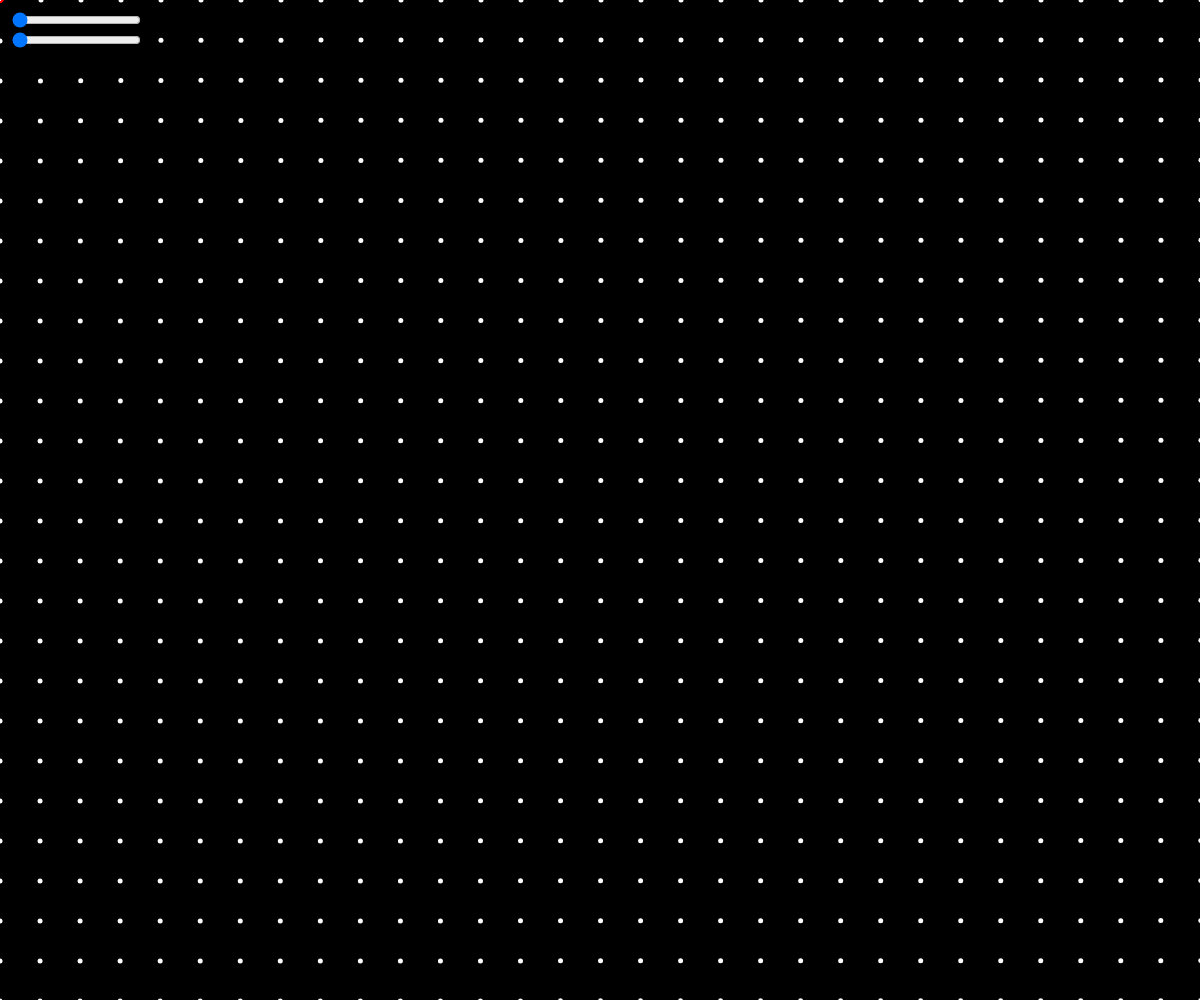
Frame 1 (no input)
Frame 60 (no input): identical to frame 1, image omitted
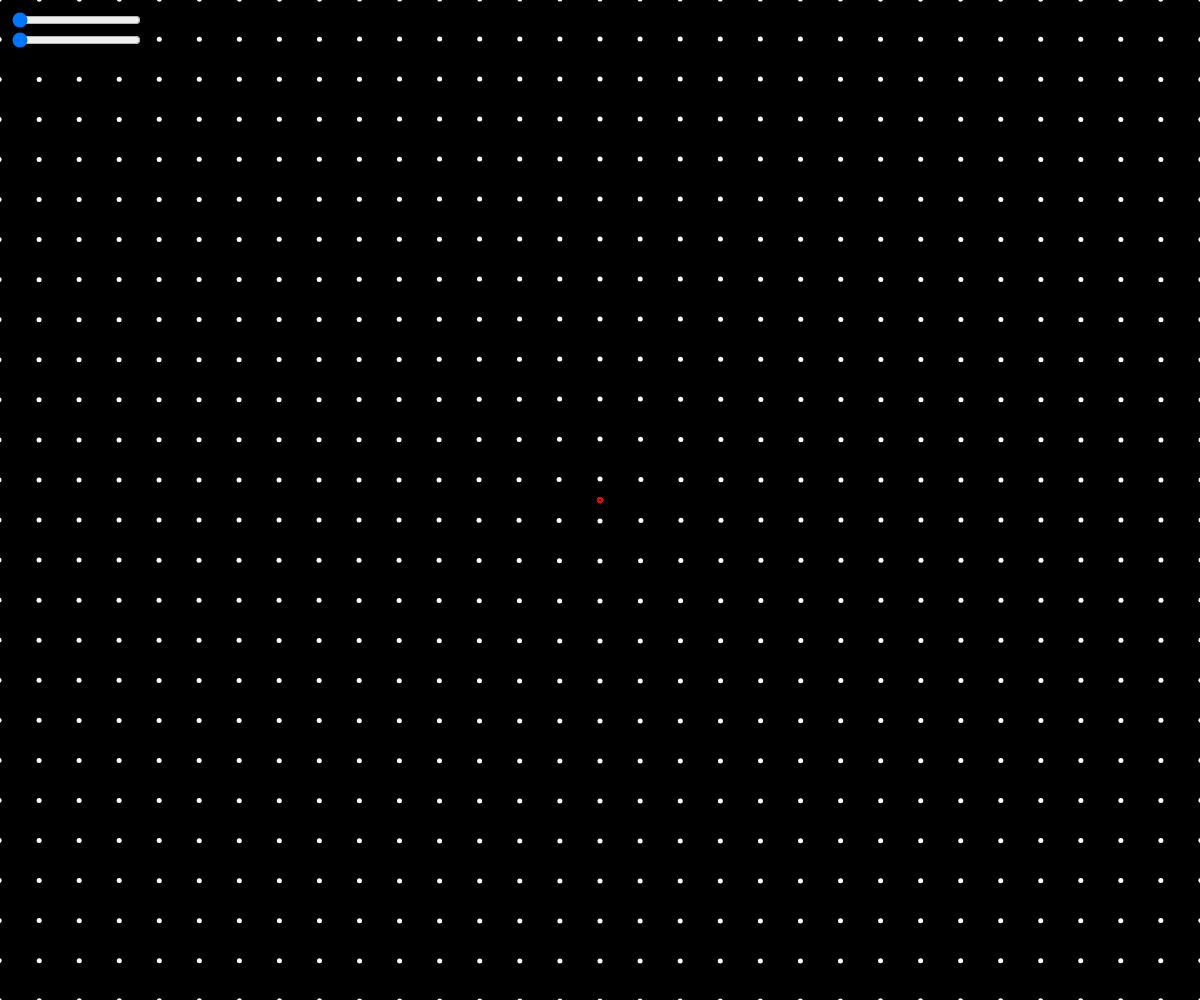
Frame 120 (the mouse pressed at the canvas centre since frame 60)

The p5.js sketch that drew these frames (run headless with seeded random() and noise() and a simulated clock; from frame 60 on, the mouse is pressed at the canvas centre):

// p5.js sketch
// ── sketch.js
/// <reference path="../TSDef/p5.global-mode.d.ts" />
"use strict";

let w, h;

let lenSlider;
let stepSlider;

function setup() {
  createCanvas(windowWidth, windowHeight);
  w = windowWidth;
  h = windowHeight;
  angleMode(DEGREES)

  lenSlider = createSlider(1, 40, 1, 1);
  lenSlider.position(10, 10)

  stepSlider = createSlider(40, 100, 40, 1);
  stepSlider.position(10, 30)

}

function draw() {

  let linelen = lenSlider.value();
  let pointsstep = stepSlider.value();

  noFill()
  stroke(255)

  background(0)

  translate(w / 2, h / 2);

  for (let x = -w / 2; x <= w / 2; x += pointsstep) {
    for (let y = -h / 2; y <= h / 2; y += pointsstep) {
      let p = createVector(x, y)
      let m = createVector(mouseX - w / 2, mouseY - h / 2);
      let dist = p.dist(m);
      let dir = p5.Vector.sub(p, m).normalize().mult(dist > linelen ? linelen : dist)

      stroke(255, 0, 0)
      ellipse(m.x, m.y, 5)
      stroke(255)

      strokeWeight(5)
      point(p.x + dir.x, p.y + dir.y)
      strokeWeight(1)
      line(p.x, p.y, p.x + dir.x, p.y + dir.y)
    }
  }
}
